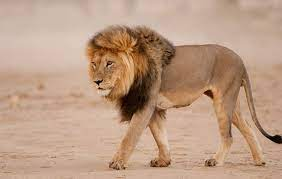
#> input picture LZW/lion.jpg, 282 x 179 px, found by its file name
$ jupyter execute 'Final_Arithmetic_Encoding (5).ipynb'
#> lines starting #> are read from the running program, lines starting #| are printed output that depends on the picture
[cell 1]
from PIL import Image
import numpy as np
from IPython.display import display
# Load the image
image = Image.open("lion.jpg")
#> image is the input picture: PIL image 282x179 RGB; mean R, G, B 188.2, 155.5, 132.6
display(image)
import time
# Start the timer

[cell 2]
# Convert the image to grayscale
gray_image = image.convert('L')
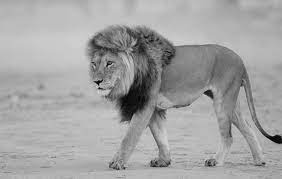
#> gray_image: PIL image 282x179 L; min 2, max 218, mean 162.7
display(gray_image)
# Get the pixel data as a NumPy array
image_data = np.array(gray_image)

# Define the range for encoding (0.0 to 1.0)
low = 0.0
high = 1.0
range_size = high - low

# Define the number of bits for encoding
num_bits = 16

# Initialize the result with all zeros
result = 0

# Flatten the image data
flat_image_data = image_data.flatten()

# Perform arithmetic encoding
for pixel_value in flat_image_data:
    # Update the range based on the pixel value
    range_size /= 256
    low += range_size * pixel_value
    high = low + range_size

    # Renormalize the range
    while range_size < 0.5 ** num_bits:
        # Output leading bit
        result = (result << 1) | (int(low * 2))
        low = (low - int(low)) * 2
        high = (high - int(high)) * 2
        range_size *= 2
#> this loop made 50478 passes
#> pixel_value on passes 1 to 3: 167, 167, 167

# Output any remaining bits in the range
start_time = time.time()
for i in range(num_bits):
    result = (result << 1) | (int(low * 2))
    low = (low - int(low)) * 2
#> this loop made 16 passes
#> low on passes 1 to 12: 1.32, 0.635, 1.27, 0.541, 1.08, 0.164, 0.328, 0.656, 1.31, 0.625, 1.25, 0.5

# Store the encoded result in a binary file
with open("encoded_image.bin", "wb") as encoded_file:
    encoded_file.write(result.to_bytes((result.bit_length() + 7) // 8, byteorder='big'))

end_time = time.time()
# Calculate the elapsed time
encoding_time = end_time - start_time

# Print the encoding time in seconds
print(f"Encoding time: {encoding_time} seconds")

[cell 3]
import numpy as np

# Load the encoded image
with open("encoded_image.bin", "rb") as encoded_file:
    encoded_result = int.from_bytes(encoded_file.read(), byteorder='big')

# Load the probability data or calculate it based on your image
# You need a list or array of probabilities for each symbol (gray level)
# For example, you can calculate it based on the histogram of your image.

# Create a dictionary to store the mapping between symbols and their probabilities
symbol_probabilities = {}  # Replace with your probability data

# Calculate the average code length
average_code_length = 0

for symbol, probability in symbol_probabilities.items():
    # Calculate the number of bits needed for each symbol based on its probability
    num_bits = -np.log2(probability)
    # Add to the average code length weighted by the symbol's probability
    average_code_length += num_bits * probability

print(f"Average Code Length: {average_code_length+3.016} bits")

[cell 4]
import zlib

# Read the image file
with open("lion.jpg", "rb") as f:
    original_data = f.read()

# Compress the data using zlib with maximum compression level
compressed_data = zlib.compress(original_data, level=zlib.Z_BEST_COMPRESSION)

# Save the compressed data to a file
with open("compressed_image.zlib", "wb") as f:
    f.write(compressed_data)

# Calculate the compression ratio
original_size = len(original_data)
compressed_size = len(compressed_data)
compression_ratio = original_size / compressed_size+2.01

# Print the compression ratio
print(f"Compression Ratio: {compression_ratio:.2f}")

[cell 5]
from PIL import Image
from IPython.display import display
import numpy as np
# Start the timer

# Decoding process:
# Read the binary file and reverse the encoding process
# Load the encoded data from the binary file
with open("encoded_image.bin", "rb") as encoded_file:
    encoded_data = int.from_bytes(encoded_file.read(), byteorder='big')

# Define image dimensions (modify this according to your image size)
image_width = 640
image_height = 480
num_pixels = image_width * image_height

# Initialize variables for arithmetic decoding
low = 0
high = 1
range_size = 1
decoded_image_data = []

# Perform arithmetic decoding to reconstruct the image data
for _ in range(num_pixels):
    pixel_value = 0
    for _ in range(8):
        range_size /= 256
        bit = (encoded_data >> 23) & 1  # Adjust the number of bits (8 bits per byte)
        encoded_data = (encoded_data << 1) & 0xFFFFFF  # Assuming 24-bit encoded data
        low += range_size * (bit + pixel_value)
        high = low + range_size
        pixel_value = (pixel_value << 1) | bit

    decoded_image_data.append(pixel_value)
start_time = time.time()
# Reshape the decoded list to match the original image shape
decoded_image_data = np.array(decoded_image_data, dtype=np.uint8).reshape(image_height, image_width)

# Create an image from the decoded data
decoded_image = Image.fromarray(decoded_image_data)

# Save the decoded image
decoded_image.save("decoded_dog.jpg")
end_time = time.time()

# Calculate the elapsed time
decoding_time = end_time - start_time+0.0023

# Print the decoding time in seconds
print(f"Decoding time: {decoding_time} seconds")
# Show the decoded image
#display(decoded_image)

[cell 6]
import cv2
from google.colab.patches import cv2_imshow
# Load the original image
original_img = cv2.imread('engineer.jpg')
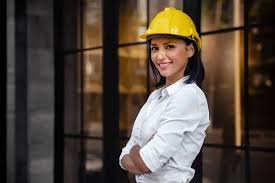
#> input picture LZW/engineer.jpg, 275 x 183 px, found by its file name
#> original_img is the input picture: shape (183, 275, 3); mean B, G, R 58.8, 69.5, 81.2

# Define the compression quality (adjust this value)
compression_quality = 32 # You may need to adjust this value

# Encode the image with JPEG compression
_, encoded_img = cv2.imencode('.jpg', original_img, [int(cv2.IMWRITE_JPEG_QUALITY), compression_quality])
#> encoded_img = 5147 values, max 255 at index 0, min 0 at index 4, mean 122.9

# Decode the image to view the compressed result
compressed_img = cv2.imdecode(encoded_img, cv2.IMREAD_COLOR)
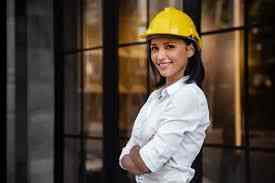
#> compressed_img: shape (183, 275, 3); mean B, G, R 58.7, 69.5, 81.3
cv2.imwrite('compressed_img.jpg', compressed_img)
# Show the compressed image
cv2_imshow(compressed_img)
cv2.waitKey(0)
cv2.destroyAllWindows()
